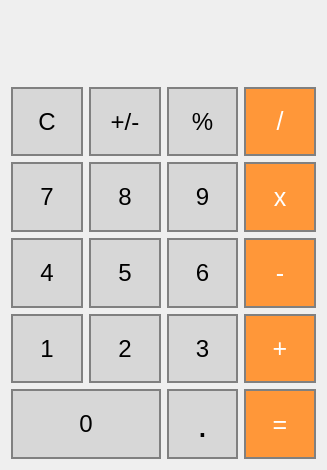
<?xml version="1.0" encoding="UTF-8"?>
<ui version="4.0">
 <class>CalculatorProjClass</class>
 <widget class="QMainWindow" name="CalculatorProjClass">
  <property name="geometry">
   <rect>
    <x>0</x>
    <y>0</y>
    <width>327</width>
    <height>470</height>
   </rect>
  </property>
  <property name="sizePolicy">
   <sizepolicy hsizetype="Minimum" vsizetype="Preferred">
    <horstretch>0</horstretch>
    <verstretch>0</verstretch>
   </sizepolicy>
  </property>
  <property name="windowTitle">
   <string>CalculatorProj</string>
  </property>
  <property name="styleSheet">
   <string notr="true">QLabel {
  qproperty-alignment: 'AlignVCenter | AlignRight';
  border: 1px solid gray;
}

background-color:white;</string>
  </property>
  <widget class="QWidget" name="centralWidget">
   <layout class="QGridLayout" name="gridLayout">
    <item row="3" column="3">
     <widget class="QPushButton" name="pushButton_subtract">
      <property name="sizePolicy">
       <sizepolicy hsizetype="Minimum" vsizetype="Preferred">
        <horstretch>0</horstretch>
        <verstretch>0</verstretch>
       </sizepolicy>
      </property>
      <property name="font">
       <font>
        <pointsize>19</pointsize>
       </font>
      </property>
      <property name="styleSheet">
       <string notr="true">QPushButton {
  background-color: rgb(255, 151, 57);
  color: white; 
  border: 2px solid gray;
}

QPushButton:pressed {
    background-color: qlineargradient(x1: 0, y1: 0, x2: 0, y2: 1,
                                      stop: 0 #FF7832, stop: 1 #FF9739);
}</string>
      </property>
      <property name="text">
       <string>-</string>
      </property>
     </widget>
    </item>
    <item row="1" column="3">
     <widget class="QPushButton" name="pushButton_Divide">
      <property name="sizePolicy">
       <sizepolicy hsizetype="Minimum" vsizetype="Preferred">
        <horstretch>0</horstretch>
        <verstretch>0</verstretch>
       </sizepolicy>
      </property>
      <property name="font">
       <font>
        <pointsize>19</pointsize>
       </font>
      </property>
      <property name="styleSheet">
       <string notr="true">QPushButton {
  background-color: rgb(255, 151, 57);
  color: white; 
  border: 2px solid gray;
}

QPushButton:pressed {
    background-color: qlineargradient(x1: 0, y1: 0, x2: 0, y2: 1,
                                      stop: 0 #FF7832, stop: 1 #FF9739);
}</string>
      </property>
      <property name="text">
       <string>/</string>
      </property>
     </widget>
    </item>
    <item row="2" column="1">
     <widget class="QPushButton" name="pushButton_8">
      <property name="sizePolicy">
       <sizepolicy hsizetype="Minimum" vsizetype="Preferred">
        <horstretch>0</horstretch>
        <verstretch>0</verstretch>
       </sizepolicy>
      </property>
      <property name="font">
       <font>
        <pointsize>18</pointsize>
       </font>
      </property>
      <property name="styleSheet">
       <string notr="true">QPushButton {
  background-color:rgb(215,215,215);
 border: 2px solid gray;
}
QPushButton:pressed {
    background-color: qlineargradient(x1: 0, y1: 0, x2: 0, y2: 1,
                                      stop: 0 #BEBEBE, stop: 1 #D7D7D7);
}</string>
      </property>
      <property name="text">
       <string>8</string>
      </property>
     </widget>
    </item>
    <item row="1" column="0">
     <widget class="QPushButton" name="pushButton_clear">
      <property name="sizePolicy">
       <sizepolicy hsizetype="Minimum" vsizetype="Preferred">
        <horstretch>0</horstretch>
        <verstretch>0</verstretch>
       </sizepolicy>
      </property>
      <property name="font">
       <font>
        <pointsize>18</pointsize>
       </font>
      </property>
      <property name="styleSheet">
       <string notr="true">QPushButton {
  background-color:rgb(215,215,215);
 border: 2px solid gray;
}
QPushButton:pressed {
    background-color: qlineargradient(x1: 0, y1: 0, x2: 0, y2: 1,
                                      stop: 0 #BEBEBE, stop: 1 #D7D7D7);
}</string>
      </property>
      <property name="text">
       <string>C</string>
      </property>
     </widget>
    </item>
    <item row="3" column="1">
     <widget class="QPushButton" name="pushButton_5">
      <property name="sizePolicy">
       <sizepolicy hsizetype="Minimum" vsizetype="Preferred">
        <horstretch>0</horstretch>
        <verstretch>0</verstretch>
       </sizepolicy>
      </property>
      <property name="font">
       <font>
        <pointsize>18</pointsize>
       </font>
      </property>
      <property name="styleSheet">
       <string notr="true">QPushButton {
  background-color:rgb(215,215,215);
 border: 2px solid gray;
}
QPushButton:pressed {
    background-color: qlineargradient(x1: 0, y1: 0, x2: 0, y2: 1,
                                      stop: 0 #BEBEBE, stop: 1 #D7D7D7);
}</string>
      </property>
      <property name="text">
       <string>5</string>
      </property>
     </widget>
    </item>
    <item row="2" column="3">
     <widget class="QPushButton" name="pushButton_Multiply">
      <property name="sizePolicy">
       <sizepolicy hsizetype="Minimum" vsizetype="Preferred">
        <horstretch>0</horstretch>
        <verstretch>0</verstretch>
       </sizepolicy>
      </property>
      <property name="font">
       <font>
        <pointsize>19</pointsize>
       </font>
      </property>
      <property name="styleSheet">
       <string notr="true">QPushButton {
  background-color: rgb(255, 151, 57);
  color: white; 
  border: 2px solid gray;
}

QPushButton:pressed {
    background-color: qlineargradient(x1: 0, y1: 0, x2: 0, y2: 1,
                                      stop: 0 #FF7832, stop: 1 #FF9739);
}</string>
      </property>
      <property name="text">
       <string>x</string>
      </property>
     </widget>
    </item>
    <item row="4" column="1">
     <widget class="QPushButton" name="pushButton_2">
      <property name="sizePolicy">
       <sizepolicy hsizetype="Minimum" vsizetype="Preferred">
        <horstretch>0</horstretch>
        <verstretch>0</verstretch>
       </sizepolicy>
      </property>
      <property name="font">
       <font>
        <pointsize>18</pointsize>
       </font>
      </property>
      <property name="styleSheet">
       <string notr="true">QPushButton {
  background-color:rgb(215,215,215);
 border: 2px solid gray;
}
QPushButton:pressed {
    background-color: qlineargradient(x1: 0, y1: 0, x2: 0, y2: 1,
                                      stop: 0 #BEBEBE, stop: 1 #D7D7D7);
}</string>
      </property>
      <property name="text">
       <string>2</string>
      </property>
     </widget>
    </item>
    <item row="3" column="2">
     <widget class="QPushButton" name="pushButton_6">
      <property name="sizePolicy">
       <sizepolicy hsizetype="Minimum" vsizetype="Preferred">
        <horstretch>0</horstretch>
        <verstretch>0</verstretch>
       </sizepolicy>
      </property>
      <property name="font">
       <font>
        <pointsize>18</pointsize>
       </font>
      </property>
      <property name="styleSheet">
       <string notr="true">QPushButton {
  background-color:rgb(215,215,215);
 border: 2px solid gray;
}
QPushButton:pressed {
    background-color: qlineargradient(x1: 0, y1: 0, x2: 0, y2: 1,
                                      stop: 0 #BEBEBE, stop: 1 #D7D7D7);
}</string>
      </property>
      <property name="text">
       <string>6</string>
      </property>
     </widget>
    </item>
    <item row="4" column="2">
     <widget class="QPushButton" name="pushButton_3">
      <property name="sizePolicy">
       <sizepolicy hsizetype="Minimum" vsizetype="Preferred">
        <horstretch>0</horstretch>
        <verstretch>0</verstretch>
       </sizepolicy>
      </property>
      <property name="font">
       <font>
        <pointsize>18</pointsize>
       </font>
      </property>
      <property name="styleSheet">
       <string notr="true">QPushButton {
  background-color:rgb(215,215,215);
 border: 2px solid gray;
}
QPushButton:pressed {
    background-color: qlineargradient(x1: 0, y1: 0, x2: 0, y2: 1,
                                      stop: 0 #BEBEBE, stop: 1 #D7D7D7);
}</string>
      </property>
      <property name="text">
       <string>3</string>
      </property>
     </widget>
    </item>
    <item row="2" column="2">
     <widget class="QPushButton" name="pushButton_9">
      <property name="sizePolicy">
       <sizepolicy hsizetype="Minimum" vsizetype="Preferred">
        <horstretch>0</horstretch>
        <verstretch>0</verstretch>
       </sizepolicy>
      </property>
      <property name="font">
       <font>
        <pointsize>18</pointsize>
       </font>
      </property>
      <property name="styleSheet">
       <string notr="true">QPushButton {
  background-color:rgb(215,215,215);
 border: 2px solid gray;
}
QPushButton:pressed {
    background-color: qlineargradient(x1: 0, y1: 0, x2: 0, y2: 1,
                                      stop: 0 #BEBEBE, stop: 1 #D7D7D7);
}</string>
      </property>
      <property name="text">
       <string>9</string>
      </property>
     </widget>
    </item>
    <item row="4" column="0">
     <widget class="QPushButton" name="pushButton_1">
      <property name="sizePolicy">
       <sizepolicy hsizetype="Minimum" vsizetype="Preferred">
        <horstretch>0</horstretch>
        <verstretch>0</verstretch>
       </sizepolicy>
      </property>
      <property name="font">
       <font>
        <pointsize>18</pointsize>
       </font>
      </property>
      <property name="styleSheet">
       <string notr="true">QPushButton {
  background-color:rgb(215,215,215);
 border: 2px solid gray;
}
QPushButton:pressed {
    background-color: qlineargradient(x1: 0, y1: 0, x2: 0, y2: 1,
                                      stop: 0 #BEBEBE, stop: 1 #D7D7D7);
}</string>
      </property>
      <property name="text">
       <string>1</string>
      </property>
     </widget>
    </item>
    <item row="3" column="0">
     <widget class="QPushButton" name="pushButton_4">
      <property name="sizePolicy">
       <sizepolicy hsizetype="Minimum" vsizetype="Preferred">
        <horstretch>0</horstretch>
        <verstretch>0</verstretch>
       </sizepolicy>
      </property>
      <property name="font">
       <font>
        <pointsize>18</pointsize>
       </font>
      </property>
      <property name="styleSheet">
       <string notr="true">QPushButton {
  background-color:rgb(215,215,215);
 border: 2px solid gray;
}
QPushButton:pressed {
    background-color: qlineargradient(x1: 0, y1: 0, x2: 0, y2: 1,
                                      stop: 0 #BEBEBE, stop: 1 #D7D7D7);
}</string>
      </property>
      <property name="text">
       <string>4</string>
      </property>
     </widget>
    </item>
    <item row="5" column="2">
     <widget class="QPushButton" name="pushButton_Decimal">
      <property name="sizePolicy">
       <sizepolicy hsizetype="Minimum" vsizetype="Preferred">
        <horstretch>0</horstretch>
        <verstretch>0</verstretch>
       </sizepolicy>
      </property>
      <property name="font">
       <font>
        <pointsize>28</pointsize>
       </font>
      </property>
      <property name="styleSheet">
       <string notr="true">QPushButton {
  background-color:rgb(215,215,215);
 border: 2px solid gray;
}
QPushButton:pressed {
    background-color: qlineargradient(x1: 0, y1: 0, x2: 0, y2: 1,
                                      stop: 0 #BEBEBE, stop: 1 #D7D7D7);
}</string>
      </property>
      <property name="text">
       <string>.</string>
      </property>
     </widget>
    </item>
    <item row="2" column="0">
     <widget class="QPushButton" name="pushButton_7">
      <property name="sizePolicy">
       <sizepolicy hsizetype="Minimum" vsizetype="Preferred">
        <horstretch>0</horstretch>
        <verstretch>0</verstretch>
       </sizepolicy>
      </property>
      <property name="font">
       <font>
        <pointsize>18</pointsize>
       </font>
      </property>
      <property name="styleSheet">
       <string notr="true">QPushButton {
  background-color:rgb(215,215,215);
 border: 2px solid gray;
}
QPushButton:pressed {
    background-color: qlineargradient(x1: 0, y1: 0, x2: 0, y2: 1,
                                      stop: 0 #BEBEBE, stop: 1 #D7D7D7);
}</string>
      </property>
      <property name="text">
       <string>7</string>
      </property>
     </widget>
    </item>
    <item row="4" column="3">
     <widget class="QPushButton" name="pushButton_Add">
      <property name="sizePolicy">
       <sizepolicy hsizetype="Minimum" vsizetype="Preferred">
        <horstretch>0</horstretch>
        <verstretch>0</verstretch>
       </sizepolicy>
      </property>
      <property name="font">
       <font>
        <pointsize>19</pointsize>
       </font>
      </property>
      <property name="styleSheet">
       <string notr="true">QPushButton {
  background-color: rgb(255, 151, 57);
  color: white; 
  border: 2px solid gray;
}

QPushButton:pressed {
    background-color: qlineargradient(x1: 0, y1: 0, x2: 0, y2: 1,
                                      stop: 0 #FF7832, stop: 1 #FF9739);
}</string>
      </property>
      <property name="text">
       <string>+</string>
      </property>
     </widget>
    </item>
    <item row="1" column="1">
     <widget class="QPushButton" name="pushButton_ChangeSign">
      <property name="sizePolicy">
       <sizepolicy hsizetype="Minimum" vsizetype="Preferred">
        <horstretch>0</horstretch>
        <verstretch>0</verstretch>
       </sizepolicy>
      </property>
      <property name="font">
       <font>
        <pointsize>18</pointsize>
       </font>
      </property>
      <property name="styleSheet">
       <string notr="true">QPushButton {
  background-color:rgb(215,215,215);
 border: 2px solid gray;
}
QPushButton:pressed {
    background-color: qlineargradient(x1: 0, y1: 0, x2: 0, y2: 1,
                                      stop: 0 #BEBEBE, stop: 1 #D7D7D7);
}</string>
      </property>
      <property name="text">
       <string>+/-</string>
      </property>
     </widget>
    </item>
    <item row="1" column="2">
     <widget class="QPushButton" name="pushButton_percent">
      <property name="sizePolicy">
       <sizepolicy hsizetype="Minimum" vsizetype="Preferred">
        <horstretch>0</horstretch>
        <verstretch>0</verstretch>
       </sizepolicy>
      </property>
      <property name="font">
       <font>
        <pointsize>18</pointsize>
       </font>
      </property>
      <property name="styleSheet">
       <string notr="true">QPushButton {
  background-color:rgb(215,215,215);
 border: 2px solid gray;
}
QPushButton:pressed {
    background-color: qlineargradient(x1: 0, y1: 0, x2: 0, y2: 1,
                                      stop: 0 #BEBEBE, stop: 1 #D7D7D7);
}</string>
      </property>
      <property name="text">
       <string>%</string>
      </property>
     </widget>
    </item>
    <item row="5" column="3">
     <widget class="QPushButton" name="pushButton_Equals">
      <property name="sizePolicy">
       <sizepolicy hsizetype="Minimum" vsizetype="Preferred">
        <horstretch>0</horstretch>
        <verstretch>0</verstretch>
       </sizepolicy>
      </property>
      <property name="font">
       <font>
        <pointsize>19</pointsize>
       </font>
      </property>
      <property name="styleSheet">
       <string notr="true">QPushButton {
  background-color: rgb(255, 151, 57);
  color: white; 
  border: 2px solid gray;
}

QPushButton:pressed {
    background-color: qlineargradient(x1: 0, y1: 0, x2: 0, y2: 1,
                                      stop: 0 #FF7832, stop: 1 #FF9739);
}</string>
      </property>
      <property name="text">
       <string>=</string>
      </property>
     </widget>
    </item>
    <item row="0" column="0" colspan="4">
     <widget class="QLabel" name="label">
      <property name="font">
       <font>
        <pointsize>19</pointsize>
       </font>
      </property>
      <property name="styleSheet">
       <string notr="true">QPushButton {
  background-color: rgb(255, 151, 57);
  color: white; 
  border: 5px solid gray;
}

QPushButton:pressed {
    background-color: qlineargradient(x1: 0, y1: 0, x2: 0, y2: 1,
                                      stop: 0 #FF7832, stop: 1 #FF9739);
}</string>
      </property>
      <property name="frameShape">
       <enum>QFrame::NoFrame</enum>
      </property>
      <property name="text">
       <string/>
      </property>
     </widget>
    </item>
    <item row="5" column="0" colspan="2">
     <widget class="QPushButton" name="pushButton_0">
      <property name="sizePolicy">
       <sizepolicy hsizetype="Minimum" vsizetype="Preferred">
        <horstretch>0</horstretch>
        <verstretch>0</verstretch>
       </sizepolicy>
      </property>
      <property name="font">
       <font>
        <pointsize>18</pointsize>
       </font>
      </property>
      <property name="styleSheet">
       <string notr="true">QPushButton {
  background-color:rgb(215,215,215);
 border: 2px solid gray;
}
QPushButton:pressed {
    background-color: qlineargradient(x1: 0, y1: 0, x2: 0, y2: 1,
                                      stop: 0 #BEBEBE, stop: 1 #D7D7D7);
}</string>
      </property>
      <property name="text">
       <string>0</string>
      </property>
     </widget>
    </item>
   </layout>
  </widget>
 </widget>
 <layoutdefault spacing="6" margin="11"/>
 <resources>
  <include location="../Desktop/CalculatorProj/CalculatorProj.qrc"/>
 </resources>
 <connections/>
</ui>
